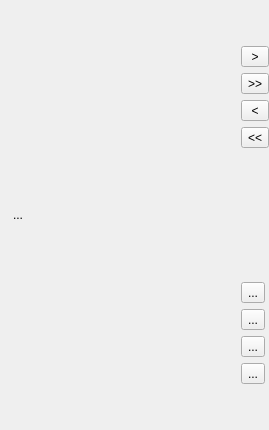
<?xml version="1.0" encoding="UTF-8"?>
<ui version="4.0">
 <class>QueryBuilderGroupByFieldsListWidget</class>
 <widget class="QWidget" name="QueryBuilderGroupByFieldsListWidget">
  <property name="geometry">
   <rect>
    <x>0</x>
    <y>0</y>
    <width>269</width>
    <height>430</height>
   </rect>
  </property>
  <property name="windowTitle">
   <string>Form</string>
  </property>
  <layout class="QHBoxLayout" name="horizontalLayout_4">
   <property name="leftMargin">
    <number>6</number>
   </property>
   <property name="topMargin">
    <number>6</number>
   </property>
   <property name="rightMargin">
    <number>0</number>
   </property>
   <property name="bottomMargin">
    <number>6</number>
   </property>
   <item>
    <layout class="QHBoxLayout" name="horizontalLayout_3">
     <item>
      <layout class="QVBoxLayout" name="verticalLayout">
       <item>
        <layout class="QHBoxLayout" name="horizontalLayout">
         <item>
          <widget class="QToolButton" name="btnType">
           <property name="toolTip">
            <string>Показать/Скрыть колонку типов</string>
           </property>
           <property name="text">
            <string>...</string>
           </property>
           <property name="icon">
            <iconset resource="resurses.qrc">
             <normaloff>:/img/select_type.png</normaloff>:/img/select_type.png</iconset>
           </property>
           <property name="checkable">
            <bool>true</bool>
           </property>
           <property name="autoRaise">
            <bool>true</bool>
           </property>
          </widget>
         </item>
         <item>
          <spacer name="horizontalSpacer">
           <property name="orientation">
            <enum>Qt::Horizontal</enum>
           </property>
           <property name="sizeHint" stdset="0">
            <size>
             <width>40</width>
             <height>20</height>
            </size>
           </property>
          </spacer>
         </item>
        </layout>
       </item>
       <item>
        <layout class="QHBoxLayout" name="hLayout"/>
       </item>
      </layout>
     </item>
    </layout>
   </item>
   <item>
    <layout class="QVBoxLayout" name="verticalLayout_2">
     <item>
      <spacer name="verticalSpacer_2">
       <property name="orientation">
        <enum>Qt::Vertical</enum>
       </property>
       <property name="sizeType">
        <enum>QSizePolicy::Fixed</enum>
       </property>
       <property name="sizeHint" stdset="0">
        <size>
         <width>20</width>
         <height>40</height>
        </size>
       </property>
      </spacer>
     </item>
     <item>
      <widget class="QToolButton" name="toolButton_3">
       <property name="text">
        <string> &gt; </string>
       </property>
       <property name="icon">
        <iconset resource="resurses.qrc">
         <normaloff>:/img/chevron-right.svg</normaloff>:/img/chevron-right.svg</iconset>
       </property>
      </widget>
     </item>
     <item>
      <widget class="QToolButton" name="toolButton_4">
       <property name="text">
        <string>&gt;&gt;</string>
       </property>
       <property name="icon">
        <iconset resource="resurses.qrc">
         <normaloff>:/img/chevron-double-right.svg</normaloff>:/img/chevron-double-right.svg</iconset>
       </property>
      </widget>
     </item>
     <item>
      <widget class="QToolButton" name="toolButton_5">
       <property name="text">
        <string> &lt; </string>
       </property>
       <property name="icon">
        <iconset resource="resurses.qrc">
         <normaloff>:/img/chevron-left.svg</normaloff>:/img/chevron-left.svg</iconset>
       </property>
      </widget>
     </item>
     <item>
      <widget class="QToolButton" name="toolButton_2">
       <property name="text">
        <string>&lt;&lt;</string>
       </property>
       <property name="icon">
        <iconset resource="resurses.qrc">
         <normaloff>:/img/chevron-double-left.svg</normaloff>:/img/chevron-double-left.svg</iconset>
       </property>
      </widget>
     </item>
     <item>
      <spacer name="verticalSpacer">
       <property name="orientation">
        <enum>Qt::Vertical</enum>
       </property>
       <property name="sizeHint" stdset="0">
        <size>
         <width>20</width>
         <height>40</height>
        </size>
       </property>
      </spacer>
     </item>
     <item>
      <widget class="QToolButton" name="toolButton">
       <property name="text">
        <string>...</string>
       </property>
       <property name="icon">
        <iconset resource="resurses.qrc">
         <normaloff>:/img/chevron-right.svg</normaloff>:/img/chevron-right.svg</iconset>
       </property>
      </widget>
     </item>
     <item>
      <widget class="QToolButton" name="toolButton_6">
       <property name="text">
        <string>...</string>
       </property>
       <property name="icon">
        <iconset resource="resurses.qrc">
         <normaloff>:/img/chevron-double-right.svg</normaloff>:/img/chevron-double-right.svg</iconset>
       </property>
      </widget>
     </item>
     <item>
      <widget class="QToolButton" name="toolButton_7">
       <property name="text">
        <string>...</string>
       </property>
       <property name="icon">
        <iconset resource="resurses.qrc">
         <normaloff>:/img/chevron-left.svg</normaloff>:/img/chevron-left.svg</iconset>
       </property>
      </widget>
     </item>
     <item>
      <widget class="QToolButton" name="toolButton_8">
       <property name="text">
        <string>...</string>
       </property>
       <property name="icon">
        <iconset resource="resurses.qrc">
         <normaloff>:/img/chevron-double-left.svg</normaloff>:/img/chevron-double-left.svg</iconset>
       </property>
      </widget>
     </item>
     <item>
      <spacer name="verticalSpacer_3">
       <property name="orientation">
        <enum>Qt::Vertical</enum>
       </property>
       <property name="sizeType">
        <enum>QSizePolicy::Fixed</enum>
       </property>
       <property name="sizeHint" stdset="0">
        <size>
         <width>20</width>
         <height>40</height>
        </size>
       </property>
      </spacer>
     </item>
    </layout>
   </item>
  </layout>
 </widget>
 <resources>
  <include location="resurses.qrc"/>
 </resources>
 <connections/>
</ui>
